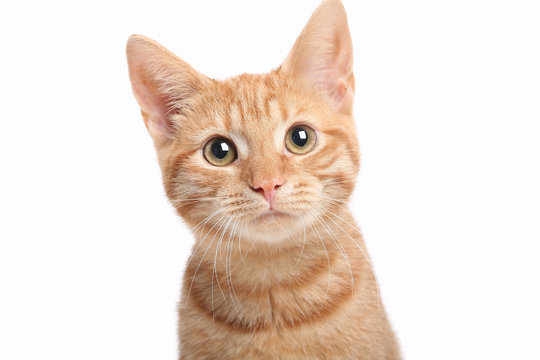
#> input picture cat.jpg, 540 x 360 px
$ python basic_func.py
#> lines starting #> are read from the running program, lines starting #| are printed output that depends on the picture; after the words box and inside, x2 and y2 are one past the last pixel; in counts of white or black regions, pixels touching at a corner belong together
import cv2 as cv

img = cv.imread('cat.jpg')
#> img is the input picture: shape (360, 540, 3); mean B, G, R 215.5, 224, 237.3
cv.imshow('cat',img)

#1 greyscale
gray = cv.cvtColor(img,cv.COLOR_BGR2GRAY)
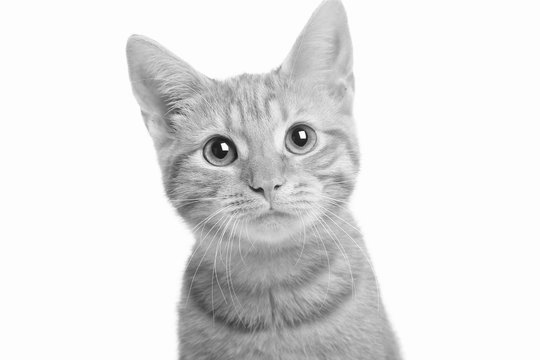
#> gray: shape (360, 540); min 16, max 255, mean 226.9
cv.imshow('gray',gray)

#Blur (reduces noise)
blur = cv.GaussianBlur(img,(3,3),cv.BORDER_DEFAULT)
cv.imshow("blur",blur)


# Edge cascade
cascade = cv.Canny(img,125,175)
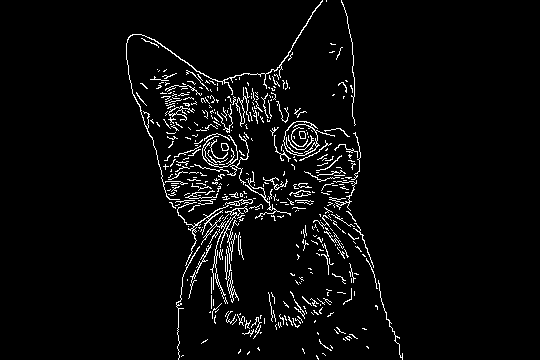
#> cascade: shape (360, 540); 4% white in thin lines or dots, all inside (x1, y1, x2, y2) = (126, 0, 403, 360)
cv.imshow('canny',cascade)

#dialating the image
dialated = cv.dilate(cascade,(7,7),iterations=3)
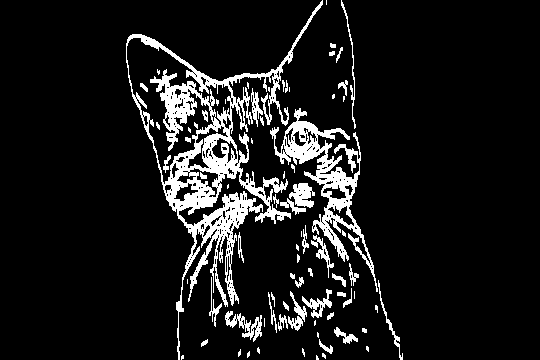
#> dialated: shape (360, 540); 10% white; 77 white regions (31 under 20 px), largest, box (x1, y1, x2, y2) and area: (126, 0, 323, 360) 11062, (270, 108, 378, 292) 4054, (225, 311, 262, 342) 432
cv.imshow('dialated ',dialated)

#eroding
eroded = cv.erode(dialated,(7,7),iterations=3)
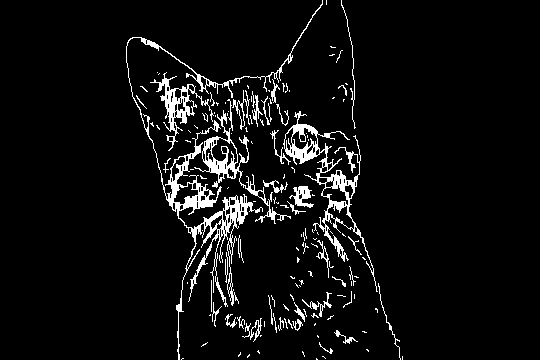
#> eroded: shape (360, 540); 5.8% white; 141 white regions (99 under 20 px), largest, box (x1, y1, x2, y2) and area: (126, 0, 323, 360) 3845, (283, 111, 378, 292) 2219, (194, 99, 291, 224) 1287
cv.imshow('eroded ',eroded)

cv.waitKey(0)
